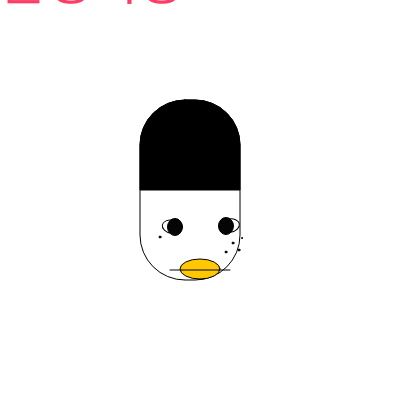
Frame 1 (no input)
Frame 60 (no input): identical to frame 1, image omitted
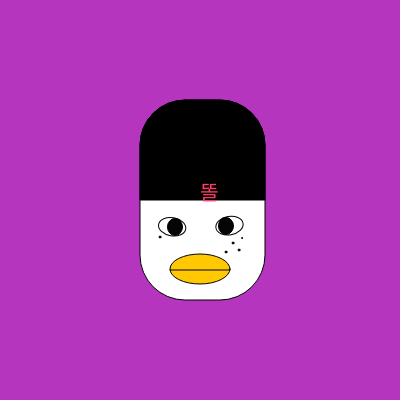
Frame 120 (the mouse pressed at the canvas centre since frame 60)

The p5.js sketch that drew these frames (run headless with seeded random() and noise() and a simulated clock; from frame 60 on, the mouse is pressed at the canvas centre):

// p5.js sketch
// ── sketch.js
let w, h;
let r, g, b;
let t, eyesize, faceWidth, faceHeight;
let phrase = '똘병이짱'; // Initial phrase
let typesize = 50;
let phrases = ['똘', '병', '이', '짱', '똘병이짱' ]; // Array of phrases
let phraseIndex = 0; // Keeps track of the current phrase

function setup() {
  createCanvas(400, 400);
  r = 255;
  g = 255;
  b = 255;
  angleMode(DEGREES);
}

function draw() {
  background(r, g, b);

  faceWidth = map(mouseX, 0, width, 100, 150); 
  faceHeight = map(mouseX, 0, width, 180, 220); 
  eyesize = map(mouseX, 0, width, 20, 35); // 
  beakWidth = map(mouseY, 0, height, 40, 80);
  beakHeight = map(mouseY, 0, height, 20, 40); 
  
  //HEAD
  fill("rgb(255,255,255)");
  rect(140, 100, faceWidth, faceHeight, 45);

  
  fill("black");
  rect(140, 100, faceWidth, faceHeight / 2, 45, 45, 0, 0);

  // Left eye
  push();
  translate(140, 150);
  rotate(10);
  fill("rgba(255,255,255,0.87)");
  ellipse(45, 70, eyesize, eyesize / 1.5); // Dynamic eye size
  pop();

  // Right eye
  push();
  translate(140, 150);
  rotate(-10);
  fill("rgba(255,255,255,0.87)");
  ellipse(75, 90, eyesize, eyesize / 1.5); // Dynamic eye size
  pop();

 
  
  drawFacialFeatures();


}

function drawFacialFeatures() {
  fill("rgb(5,5,5)");
  ellipse(175, 227, 15, 17); // Left pupil
  ellipse(226, 226, 15, 17); // Right pupil

  fill("rgb(5,5,5)");
  ellipse(160, 237, 2);
  ellipse(226, 252, 2);
  ellipse(233, 243, 2);
  ellipse(239, 250, 2);
  ellipse(242, 238, 1);

  // Beak
  fill(255, 200, 0);
  ellipse(200, 269, beakWidth, beakHeight); 
  line(170, 270, 230, 270);
  
   // TEXT
  fill(255, 60, 100);
  textSize(typesize);
  text(phrase, mouseX, mouseY);
}

function mouseClicked() {
  // Change background color when the mouse is clicked
  r = random(0, 255);
  g = random(0, 255);
  b = random(0, 255);
}

function mousePressed() {
  // Change the background color and update the text and its size
  r = random(0, 255);
  g = random(0, 255);
  b = random(0, 255);
  
  typesize = random(10, 40); 
   phrase = phrases[phraseIndex];
  phraseIndex = (phraseIndex + 1) % phrases.length;
  }
